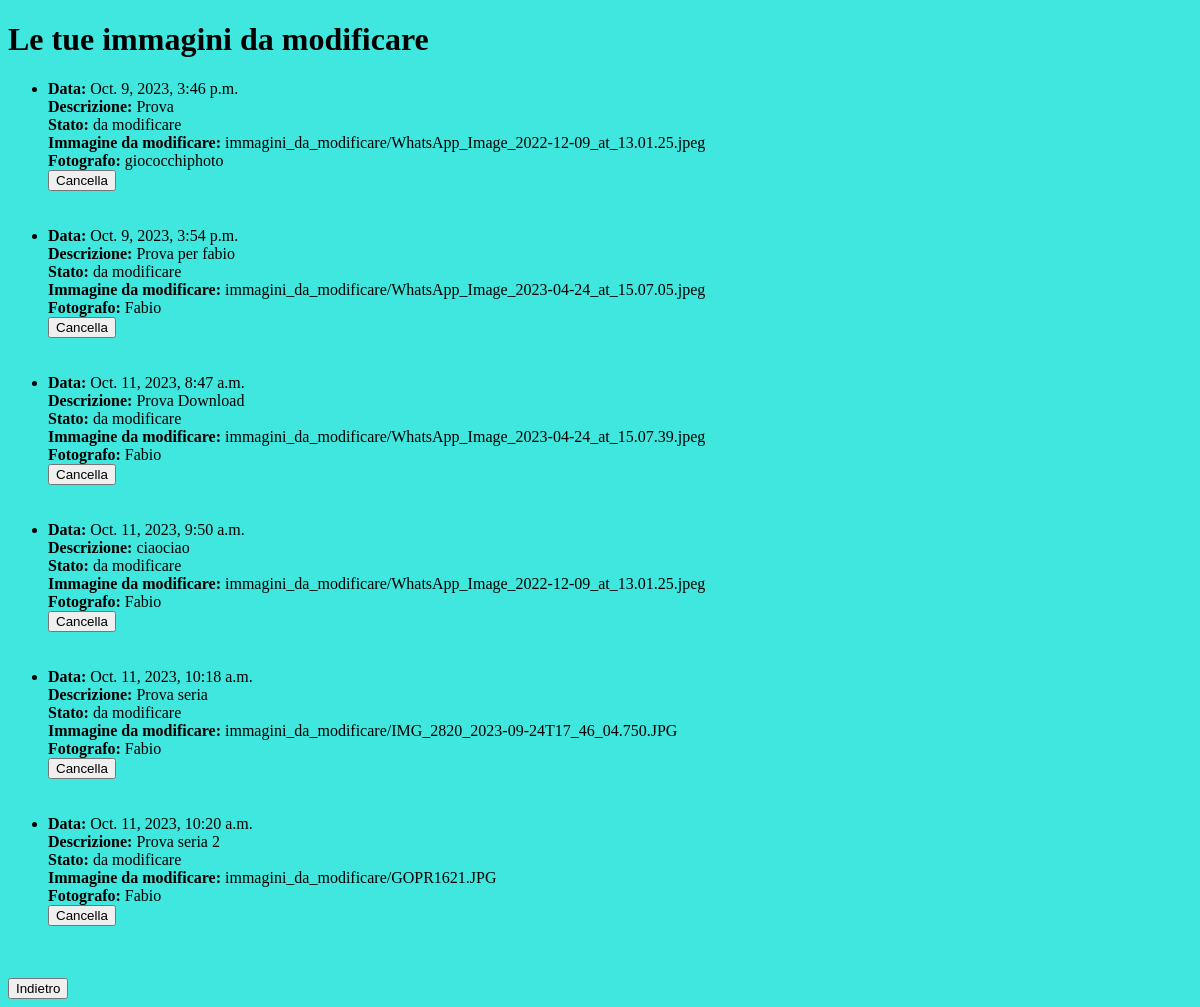
/Gestione/Immagini/ (signed in), run on an earlier commit of the app's database.
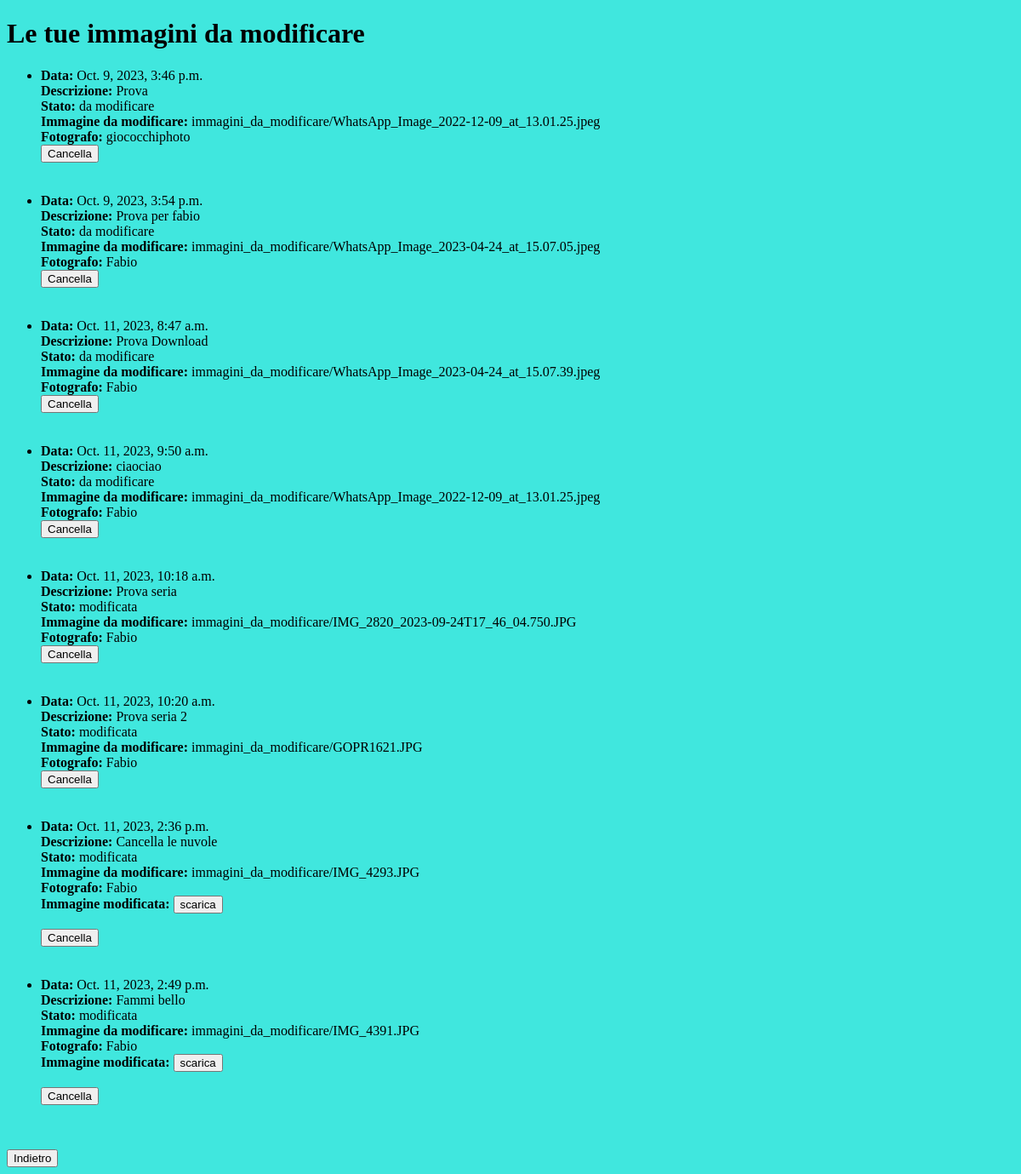
And on a later commit of the database.
### Gestione/models.py (models this page shows, shortened)
class Immagine(models.Model):
    Descrizione = models.CharField(max_length=500)
    immagine = models.ImageField(upload_to='immagini_da_modificare/')
    data_caricamento = models.DateTimeField(auto_now_add=True)
    fotografi = models.ForeignKey(User, on_delete=models.CASCADE,related_name='immagine_fotografi',default=0)
    cliente = models.ForeignKey(User,on_delete=models.CASCADE, related_name='immagine_cliente', default=0)
    stato = models.CharField(max_length=100, default='da modificare')
    foto_modificata = models.ImageField(upload_to='immagini_da_modificare/', blank=True, null=True)

### Gestione/views.py (the view)
# urls.py: path('Immagini/', ImmaginiListView.as_view(), name='immagine-list'),
class ImmaginiListView(LoginRequiredMixin, ListView):
    model = Immagine
    template_name = 'Immagine_list.html'
    context_object_name = 'Immagini'
    def get_queryset(self):
        user = self.request.user
        queryset = Immagine.objects.filter(cliente_id=user)
        return queryset

### templates/Immagine_list.html (shortened to what this page needs)
{% extends 'base.html' %}
{% block content %}
  <h1>Le tue immagini da modificare</h1>
  {% if "cliente" in  user.groups.all.0.name %}
  {% if Immagini %}
    <ul>
      {% for imm in Immagini %}
        <li>
          <strong>Data:</strong> {{ imm.data_caricamento }}<br>
          <strong>Descrizione:</strong> {{imm.Descrizione}}<br>
          <strong>Stato:</strong> {{imm.stato}}<br>
          <strong>Immagine da modificare:</strong> {{imm.immagine}}<br>
          <strong>Fotografo:</strong>{% if imm.fotografi_id == 3 %} giococchiphoto <br> {% elif imm.fotografi_id == 4 %} Fabio <br>
          {% endif %}
          {% if imm.foto_modificata %}
          <strong>Immagine modificata:</strong> <a href="{% url 'scarica_foto_modificata' imm.pk %}" download="{{ immagine.foto_modificata.name }}"><button>scarica</button></a> <br><br>
          {% endif %}
          <form method="GET" action="{% url 'CancellaImmagine' imm.pk %}">
            <button class="pulsante-rosso" type="submit">Cancella</button>
          </form>
          <br>
        </li>
      <br>
      {% endfor %}
    </ul>
  {% else %}
    <p>Nessuna immagine da modificare disponibile.</p>
  {% endif %}
{% endif %}
<a href="{% url 'Loggato' %}"><button>Indietro</button></a>
{% endblock %}

What changed in the data, as far as the page shows it:
changed Immagine "Oct. 11, 2023, 10:18 a.m.": stato "da modificare" → "modificata"
changed Immagine "Oct. 11, 2023, 10:20 a.m.": stato "da modificare" → "modificata"
added Immagine: data_caricamento "Oct. 11, 2023, 2:36 p.m.", Descrizione "Cancella le nuvole", stato "modificata", immagine "immagini_da_modificare/IMG_4293.JPG", shows "Fabio"
added Immagine: data_caricamento "Oct. 11, 2023, 2:49 p.m.", Descrizione "Fammi bello", stato "modificata", immagine "immagini_da_modificare/IMG_4391.JPG", shows "Fabio"
